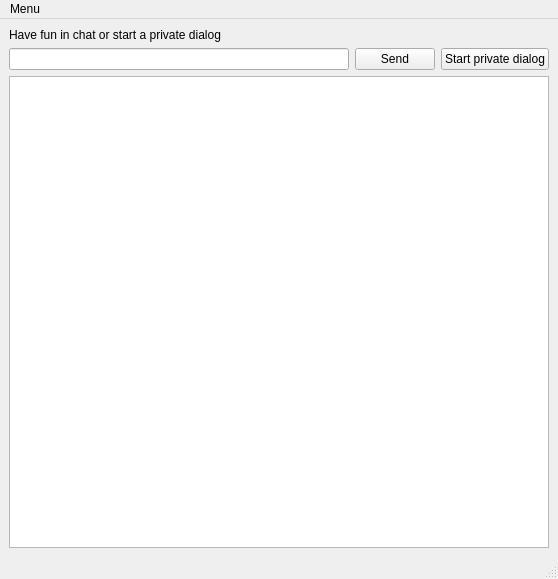
<?xml version="1.0" encoding="UTF-8"?>
<ui version="4.0">
 <class>MainWindow</class>
 <widget class="QMainWindow" name="MainWindow">
  <property name="geometry">
   <rect>
    <x>0</x>
    <y>0</y>
    <width>558</width>
    <height>579</height>
   </rect>
  </property>
  <property name="windowTitle">
   <string>MainWindow</string>
  </property>
  <widget class="QWidget" name="centralwidget">
   <layout class="QGridLayout" name="gridLayout">
    <item row="2" column="0">
     <widget class="QLineEdit" name="lineEdit"/>
    </item>
    <item row="2" column="1">
     <widget class="QPushButton" name="pushButton_2">
      <property name="text">
       <string>Send</string>
      </property>
     </widget>
    </item>
    <item row="2" column="2">
     <widget class="QPushButton" name="startDialog">
      <property name="text">
       <string>Start private dialog</string>
      </property>
     </widget>
    </item>
    <item row="3" column="0" rowspan="2" colspan="3">
     <widget class="QTextBrowser" name="textBrowser"/>
    </item>
    <item row="0" column="0" colspan="3">
     <widget class="QLabel" name="dclickLb">
      <property name="sizePolicy">
       <sizepolicy hsizetype="Expanding" vsizetype="Fixed">
        <horstretch>0</horstretch>
        <verstretch>0</verstretch>
       </sizepolicy>
      </property>
      <property name="text">
       <string>Have fun in chat or start a private dialog</string>
      </property>
     </widget>
    </item>
   </layout>
  </widget>
  <widget class="QMenuBar" name="menubar">
   <property name="geometry">
    <rect>
     <x>0</x>
     <y>0</y>
     <width>558</width>
     <height>26</height>
    </rect>
   </property>
   <widget class="QMenu" name="menuMenu">
    <property name="title">
     <string>Menu</string>
    </property>
    <addaction name="actionOpen_another_client"/>
   </widget>
   <addaction name="menuMenu"/>
  </widget>
  <widget class="QStatusBar" name="statusbar"/>
  <action name="actionOpen_another_client">
   <property name="text">
    <string>Open another client</string>
   </property>
  </action>
 </widget>
 <resources/>
 <connections/>
</ui>
